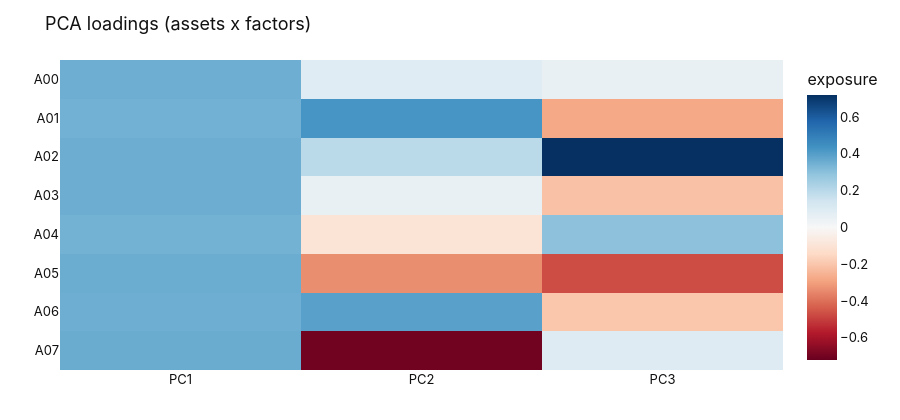

Notebook code for this chart:
### Markdown cell above
## PCA risk factors

The first eigenvector is the market direction; `effective_n_bets` is the inverse-HHI of explained variance — how many independent bets the book really holds.

### Code cell
import plotly.graph_objects as go
pca = RK.pca_factors(rets, n_components=3)
print('explained variance ratio:', pca.explained_variance_ratio.round(3).to_dict())
print('effective n bets        :', round(RK.effective_n_bets(rets), 2))
V.factor_heatmap(pca.loadings, title='PCA loadings (assets x factors)')

### Figure 1 — Plotly figure (JSON) as saved in the notebook; plotly's stock layout.template omitted (floating-point values rounded to 4 significant figures)
{"data": [{"colorbar": {"title": {"text": "exposure"}}, "colorscale": [[0.0, "rgb(103,0,31)"], [0.1, "rgb(178,24,43)"], [0.2, "rgb(214,96,77)"], [0.3, "rgb(244,165,130)"], [0.4, "rgb(253,219,199)"], [0.5, "rgb(247,247,247)"], [0.6, "rgb(209,229,240)"], [0.7, "rgb(146,197,222)"], [0.8, "rgb(67,147,195)"], [0.9, "rgb(33,102,172)"], [1.0, "rgb(5,48,97)"]], "type": "heatmap", "x": ["PC1", "PC2", "PC3"], "y": ["A00", "A01", "A02", "A03", "A04", "A05", "A06", "A07"], "z": [[0.3537, 0.09063, 0.05372], [0.3454, 0.4269, -0.2785], [0.3564, 0.1955, 0.72], [0.3566, 0.05638, -0.2135], [0.3435, -0.1016, 0.2962], [0.3586, -0.3357, -0.4693], [0.3533, 0.3923, -0.1979], [0.3604, -0.7009, 0.09206]], "zmid": 0.0}], "layout": {"colorway": ["#111111", "#4C78A8", "#E45756", "#54A24B", "#B279A2", "#EECA3B", "#72B7B2"], "font": {"color": "#111", "family": "Inter, system-ui, -apple-system, Segoe UI, sans-serif", "size": 13}, "height": 420, "legend": {"orientation": "h", "x": 0, "y": 1.02, "yanchor": "bottom"}, "margin": {"b": 50, "l": 60, "r": 30, "t": 60}, "paper_bgcolor": "white", "plot_bgcolor": "white", "title": {"text": "PCA loadings (assets x factors)"}, "xaxis": {"gridcolor": "rgba(0,0,0,0.06)", "showgrid": true, "zeroline": false}, "yaxis": {"autorange": "reversed", "gridcolor": "rgba(0,0,0,0.06)", "showgrid": true, "zeroline": false}}}
